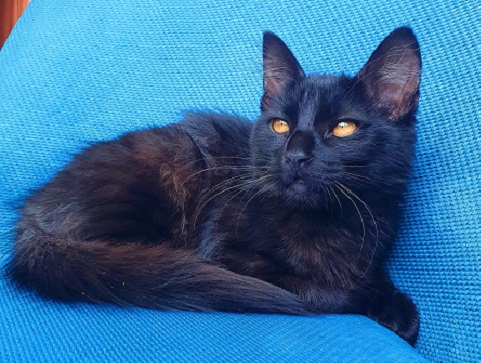
#> input picture Bài Tập/cat.jpg, 481 x 363 px
$ python k-mean.py
#> lines starting #> are read from the running program, lines starting #| are printed output that depends on the picture
import cv2
import numpy as np

# Load original image
originalImage = cv2.imread('cat.jpg')
#> originalImage is the input picture: shape (363, 481, 3); mean B, G, R 155.4, 111.6, 52.6
originalImage = cv2.cvtColor(originalImage, cv2.COLOR_BGR2RGB)
reshapedImage = np.float32(originalImage.reshape(-1, 3))
numberOfClusters = 2

stopCriteria = (cv2.TERM_CRITERIA_EPS + cv2.TERM_CRITERIA_MAX_ITER, 100, 0.1)
ret, labels, clusters = cv2.kmeans(reshapedImage, numberOfClusters, None, stopCriteria, 10, cv2.KMEANS_RANDOM_CENTERS)
#> ret = 432438849.4; clusters = [[65.52, 171.5, 227.7], [38.61, 46.46, 76.84]]

clusters = np.uint8(clusters)
#> clusters = [[65, 171, 227], [38, 46, 76]]

intermediateImage = clusters[labels.flatten()]
clusteredImage = intermediateImage.reshape((originalImage.shape))
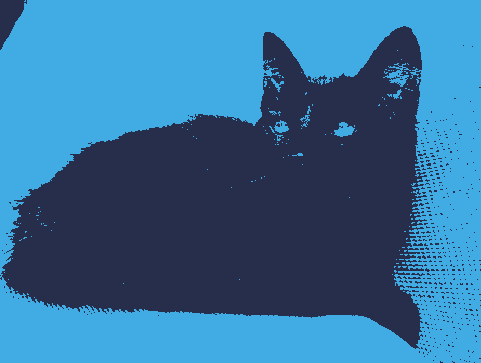
#> clusteredImage: shape (363, 481, 3); mean R, G, B 52.1, 111.1, 154.7


cv2.imshow('Original Image',originalImage)
cv2.imshow('Image 1',clusteredImage)
if cv2.waitKey(0) & 0xFF == 27:
#> (key Esc is pressed here)
    cv2.destroyAllWindows()

$ run again, with Bài Tập/anh1.jpg copied over Bài Tập/cat.jpg
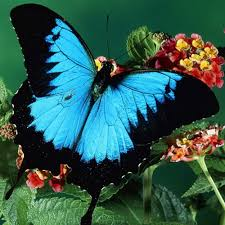
#> input picture Bài Tập/anh1.jpg, 225 x 225 px
#> originalImage is the input picture: shape (225, 225, 3); mean B, G, R 77.8, 87.7, 47.1
#> `ret, labels, clusters = cv2.kmeans(reshapedImage, numberOfClusters, No..`: ret = 241924876.6; clusters = [[31.98, 53.83, 36.43], [88.73, 181.4, 192.2]]
#> `clusters = np.uint8(clusters)`: clusters = [[31, 53, 36], [88, 181, 192]]
#> `clusteredImage = intermediateImage.reshape((originalImage.shape))`:
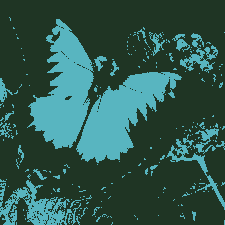
#> clusteredImage: shape (225, 225, 3); mean R, G, B 46.1, 87, 77.4

$ run again, with Bài Tập/bolt.jpg copied over Bài Tập/cat.jpg
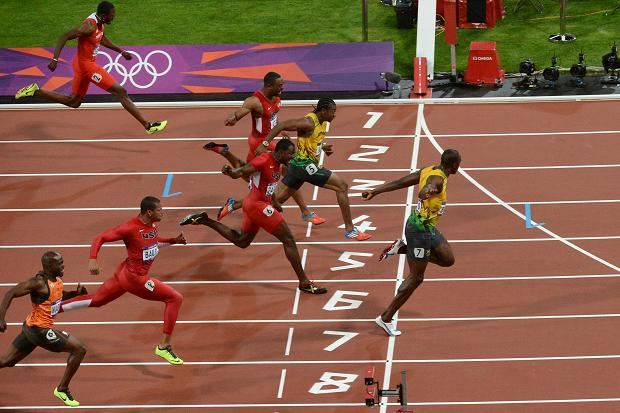
#> input picture Bài Tập/bolt.jpg, 620 x 413 px
#> originalImage is the input picture: shape (413, 620, 3); mean B, G, R 74.7, 94.3, 135.9
#> `ret, labels, clusters = cv2.kmeans(reshapedImage, numberOfClusters, No..`: ret = 889740443.5; clusters = [[223.4, 214, 202.3], [128.4, 84.03, 63.77]]
#> `clusters = np.uint8(clusters)`: clusters = [[223, 214, 202], [128, 84, 63]]
#> `clusteredImage = intermediateImage.reshape((originalImage.shape))`:
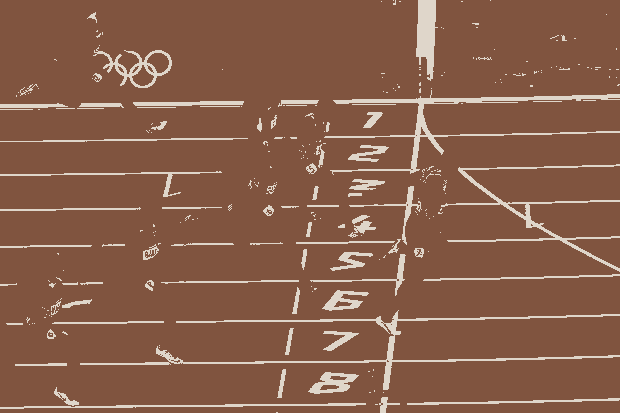
#> clusteredImage: shape (413, 620, 3); mean R, G, B 135.5, 94.3, 74
